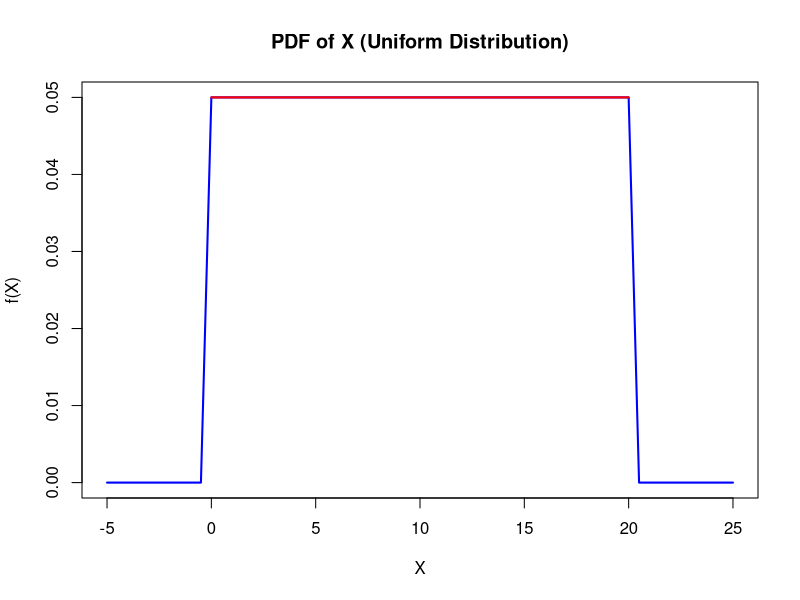
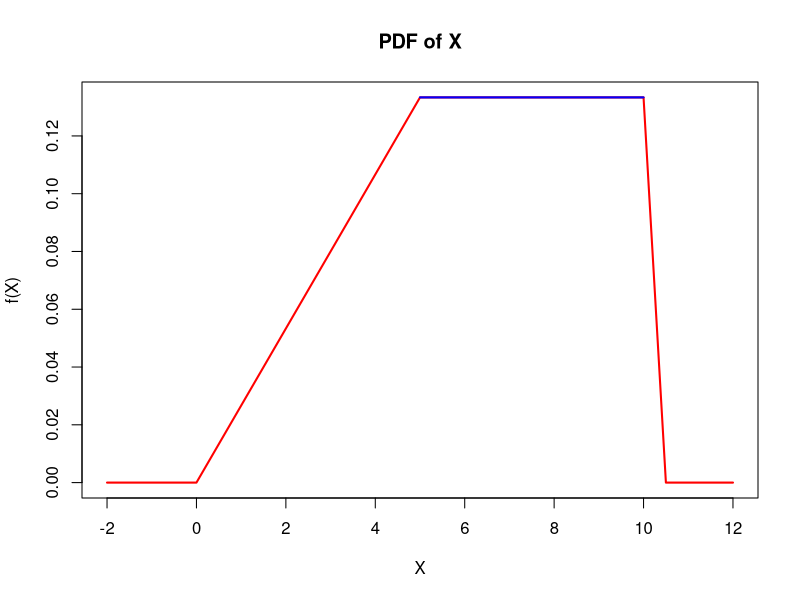

Source code (R) for these figures, in order:
## Q.1
# Plot f(x)
x_values<- seq(-5, 25, 0.5)
y_values <- ifelse(x_values >= 0 & x_values <= 20, 1/20, 0)
plot(x_values, y_values, type = "l", col = "blue", lwd = 2, xlab = "X",
     ylab = "f(X)", main = "PDF of X (Uniform Distribution)")

lines(c(0, 20), c(1/20, 1/20), col="red", lwd = 2)

# compute P(x > 4)
pofx_greater_than4 <- (20 - 4) / 20
print(pofx_greater_than4)

## Q.2
# plot f(x)
xvalues <- seq(-2, 12, by=0.5)
yvalues <- ifelse(xvalues >= 0 & xvalues <= 5, (2/ 75) * xvalues, 
                  ifelse(xvalues > 5 & xvalues <= 10, 2/15, 0))

plot(xvalues, yvalues, type = "l", col = "red", lwd = 2, 
     xlab = "X", ylab = "f(X)", main = "PDF of X")

lines(c(5, 10), c(2/15, 2/15), col = "blue", lwd = 2)

# compute p(x > 4)
p1 <- (1/75) * (5^2 - 4^2)
p2 <-  (2/15) * (10 - 5)
prob_greater_than4 <- p1 + p2
print(prob_greater_than4)

